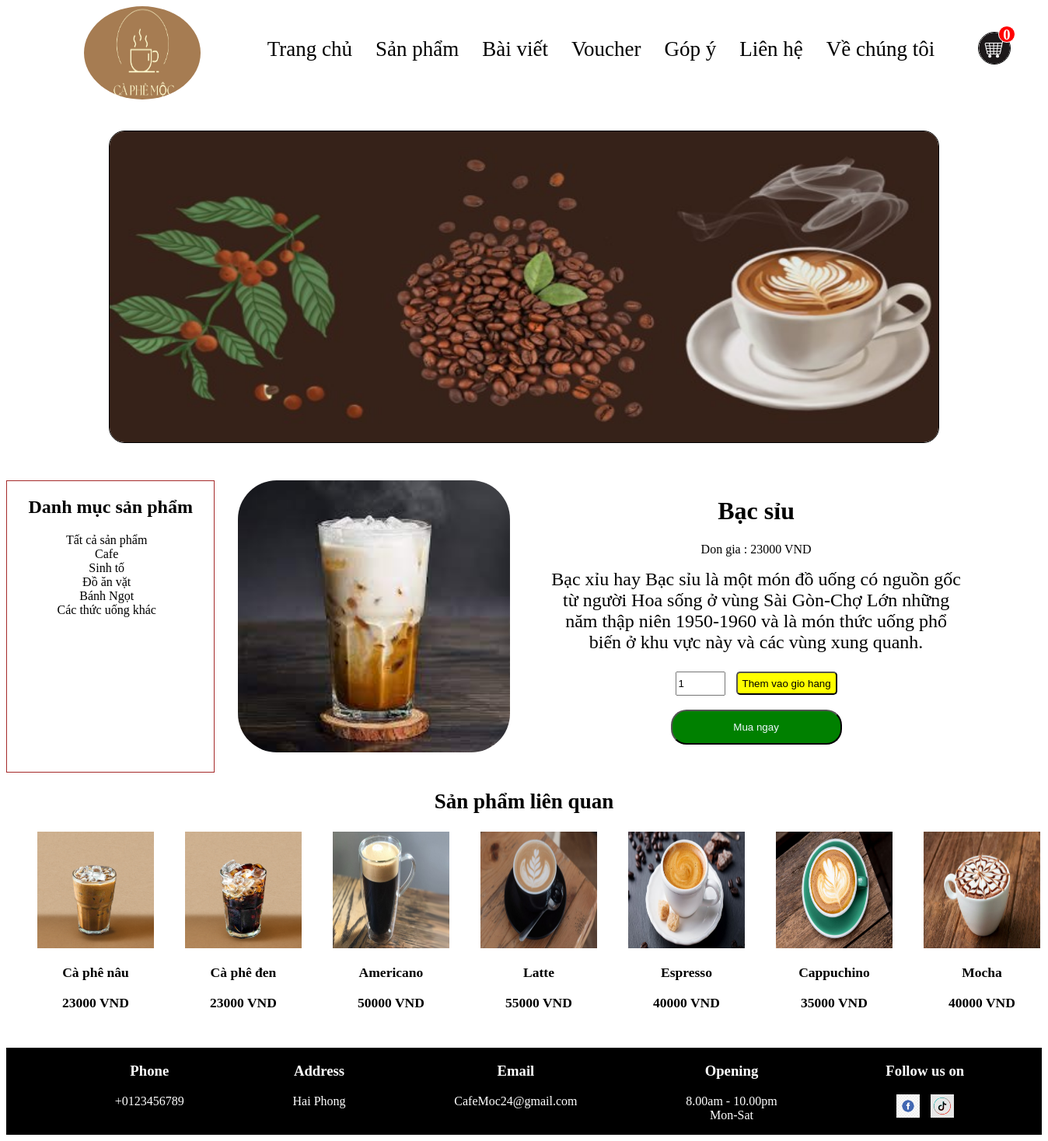
The page /frontend/product_info.php?id=3 on the database its author committed.
### tables this page shows
CREATE TABLE `danh_muc` (
  `id_danhmuc` int(10) NOT NULL,
  `ten_danhmuc` varchar(200) NOT NULL,
  `id_cha` int(10) NOT NULL
);

CREATE TABLE `san_pham` (
  `masp` int(32) NOT NULL,
  `tensp` varchar(255) NOT NULL,
  `giathanh` int(255) NOT NULL,
  `thanhphan` text NOT NULL,
  `hinhanh` text NOT NULL,
  `mota` text NOT NULL,
  `phanloai` text NOT NULL,
  `id_danhmuc` int(25) NOT NULL,
  `ghichu` text NOT NULL
);

### frontend/product_info.php (the view, shortened to what this page needs)
<?php
    $conn = mysqli_connect("localhost","root","","quancaphe");
    $id = $_GET['id'];
    $sql = "SELECT * FROM san_pham WHERE masp = '$id' ";
    $query = mysqli_query($conn, $sql);
    $cols = mysqli_fetch_assoc($query);
?>
<!DOCTYPE html>
    <head>
        <link rel="stylesheet" href="../frontend/css/feindex.css" type="text/css">
        <link rel="stylesheet" href="../frontend/css/product.css" type="text/css">
        <link rel="stylesheet" href="../frontend/css/product_info.css" type="text/css">
        <link rel="stylesheet" href="../frontend/css/menu.css" type="text/css">
        <link rel="stylesheet" href="../frontend/css/slider.css" type="text/css">
    <body>
        <div class="wrapper">
            <div class="top_page">
                <?php
                    include "../frontend/same/menu.php";
                ?>
            </div>
            <div class="slider">
                <?php
                    include "../frontend/same/slider.php";
                ?>
            </div>
            <div class="content">
                <div class="side-menu">
                    <h2>Danh mục sản phẩm</h2>
                    <ul><li><a href="../frontend/product.php">Tất cả sản phẩm</a></li>
                    <?php
                        $danhmuc = "SELECT * FROM danh_muc";
                        $dmquery = mysqli_query($conn, $danhmuc);
                        foreach($dmquery as $dms){
                    ?>
                        <li><a href="../frontend/product.php?id_danhmuc='<?php echo $dms['id_danhmuc']?>'"><?php echo $dms['ten_danhmuc'];?></a></li>
                        <?php
                            }
                        ?>
                    </ul>
                </div>
                <div class="inform">
                    <div class="information">
                        <img src="../frontend/picture/<?php echo $cols['hinhanh']?>">
                        <div class="descript">
                            <h1><?php echo $cols['tensp']?></h1>
                            <p>Don gia : <?php echo $cols['giathanh']?> VND</p>
                            <p class="mota"><?php echo $cols['mota']?></p>
                            <form action="addtocart.php" method="post" >
                                <div class="add-to-cart">
                                    <input type="number" name="quantity" min="1" max="999" value="1">
                                    <button class="add-cart" name="grab">Them vao gio hang</button>
                                </div>
                                <br/>
                                    <button class="buy-now" name="buy">Mua ngay</button>
                            </form>
                        </div>
                    </div>
                </div>
            </div>
            <div class="about-sprelate">
                <h2>Sản phẩm liên quan</h2>
            </div>
            <div class="sp-related">
                <?php
                    $id_danhmuc = $cols['id_danhmuc'];
                    $sqlrelate = "SELECT * FROM san_pham WHERE id_danhmuc = '$id_danhmuc' AND masp != '$id  ' ";
                    $queryrelate = mysqli_query($conn, $sqlrelate);
                    foreach( $queryrelate as $related){
                        ?>
                    <div class="sp">
                        <img src="../frontend/picture/<?php echo $related['hinhanh']?>" width="150px" height="150px"/>
                        <h3><a href="product_info.php?id=<?php echo $related['masp']?>" ><?php echo $related['tensp']?></a><h3>
                        <h3><?php echo $related['giathanh']?> VND<h3>
                    </div>
                        <?php
                    }
                ?>
            </div>
            <div class="footer">
                <div class="info">
                    <?php
                        include "../frontend/same/footer.php";
                    ?>
                </div>
            </div>
        </div>
    </body>
</html>

### frontend/css/feindex.css (style rules this page uses)
.wrapper { width: 100%; height: auto; margin: 0; padding: 0; }
.slider { width: 100%; height: 400px; display: block; margin-left: auto; margin-right: auto; margin-top: 40px; }
.info { margin-top: 30px; background-color: black; color: white; display: flex; justify-content: space-evenly; height: auto; width: 100%; margin-left: 0; margin-right: 0; }
ul, li { list-style: none; text-align: center; }

### frontend/css/product.css (style rules this page uses)
.content { width: 100%; margin-top: 50px; display: flex; flex-direction: row; }
.side-menu h2 { text-align: center; }
.side-menu ul li { margin-left: -50px; }
.side-menu { width: 20%; height: auto; list-style: none; display: inline-block; border:1px solid brown; }

### frontend/css/product_info.css (style rules this page uses)
.inform { width: 70%; padding-left: 30px; }
.inform h1 { text-align: center; font-weight: 5px; }
.information { display: flex; flex-direction: row; }
.information img { width:350px; height:350px; border-radius: 50px; }
.descript { text-align: center; margin-left: 50px; }
input { height:25px; }
.add-cart { margin-left:10px; height: 30px; border-radius: 5px; background-color: yellow; }
.buy-now { width:220px; height:45px; background-color: green; color: aliceblue; border-radius: 20px; }
.about-sprelate { width:100%; text-align: center; font-size: large; font-weight: bold; }
.sp-related { display:flex; flex-direction: row; justify-content: flex-start; text-align:center; font-size:15px; }
.sp { margin-left: 40px; }
.mota { margin-top: 0; padding: 0; font-size: 24px; text-align: center; object-fit: contain; display: block; border: none; margin-left: auto; margin-right: auto; color:black; }

### frontend/css/menu.css (style rules this page uses)
a:link { color:black; text-decoration: none; }

### rows shown on the page
danh_muc: ten_danhmuc "Cafe"
danh_muc: ten_danhmuc "Sinh tố"
danh_muc: ten_danhmuc "Đồ ăn vặt"
danh_muc: ten_danhmuc "Bánh Ngọt"
danh_muc: ten_danhmuc "Các thức uống khác"
san_pham: hinhanh (picture), tensp "Bạc sỉu", giathanh "23000", mota "Bạc xỉu hay Bạc sỉu là một món đồ uống có nguồn gốc từ người Hoa sống ở vùng Sài Gòn-Chợ Lớn những năm thập niên 1950-1960 và là món thức uống phổ biến ở khu vực này và các vùng xung quanh."
san_pham: hinhanh (picture), tensp "Cà phê nâu", giathanh "23000"
san_pham: hinhanh (picture), tensp "Cà phê đen", giathanh "23000"
san_pham: hinhanh (picture), tensp "Americano", giathanh "50000"
san_pham: hinhanh (picture), tensp "Latte", giathanh "55000"
san_pham: hinhanh (picture), tensp "Espresso", giathanh "40000"
san_pham: hinhanh (picture), tensp "Cappuchino", giathanh "35000"
san_pham: shows a picture, tensp "Mocha", giathanh "40000"
